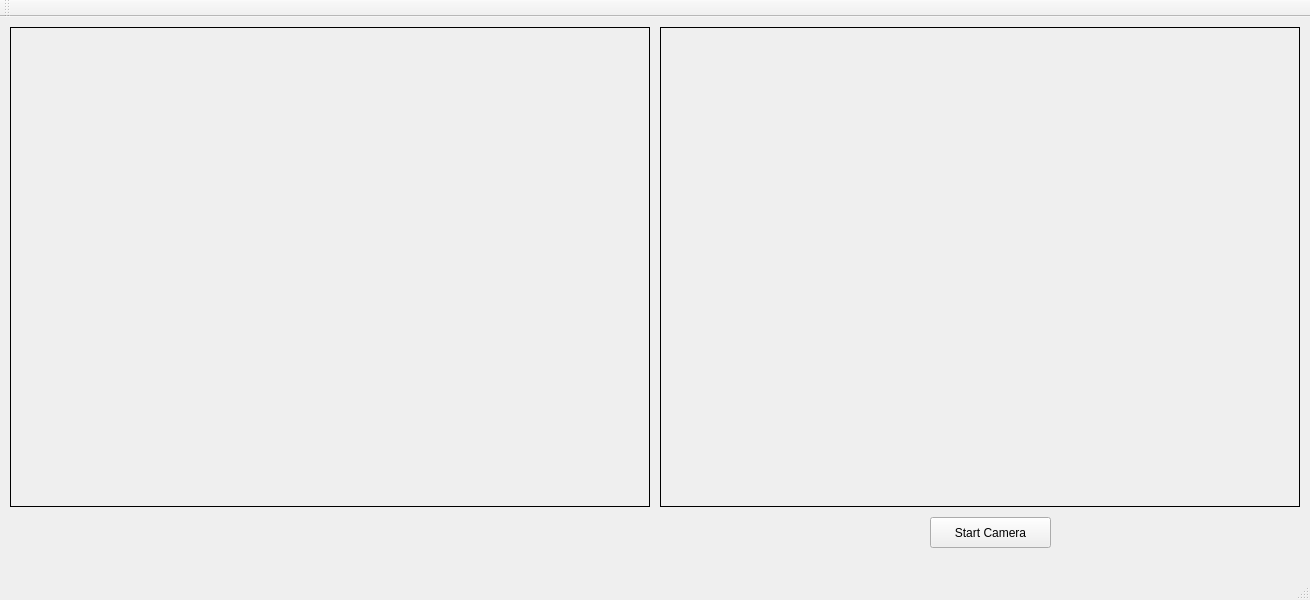
<?xml version="1.0" encoding="UTF-8"?>
<ui version="4.0">
 <class>MainWindow</class>
 <widget class="QMainWindow" name="MainWindow">
  <property name="geometry">
   <rect>
    <x>0</x>
    <y>0</y>
    <width>1310</width>
    <height>600</height>
   </rect>
  </property>
  <property name="windowTitle">
   <string>MainWindow</string>
  </property>
  <widget class="QWidget" name="centralWidget">
   <widget class="QLabel" name="lblOriginal">
    <property name="geometry">
     <rect>
      <x>10</x>
      <y>10</y>
      <width>640</width>
      <height>480</height>
     </rect>
    </property>
    <property name="frameShape">
     <enum>QFrame::Box</enum>
    </property>
    <property name="text">
     <string/>
    </property>
   </widget>
   <widget class="QLabel" name="lblProcessed">
    <property name="geometry">
     <rect>
      <x>660</x>
      <y>10</y>
      <width>640</width>
      <height>480</height>
     </rect>
    </property>
    <property name="frameShape">
     <enum>QFrame::Box</enum>
    </property>
    <property name="text">
     <string/>
    </property>
   </widget>
   <widget class="QPushButton" name="btnStartStop">
    <property name="geometry">
     <rect>
      <x>930</x>
      <y>500</y>
      <width>121</width>
      <height>31</height>
     </rect>
    </property>
    <property name="text">
     <string>Start Camera</string>
    </property>
   </widget>
  </widget>
  <widget class="QMenuBar" name="menuBar">
   <property name="geometry">
    <rect>
     <x>0</x>
     <y>0</y>
     <width>1310</width>
     <height>25</height>
    </rect>
   </property>
  </widget>
  <widget class="QToolBar" name="mainToolBar">
   <attribute name="toolBarArea">
    <enum>TopToolBarArea</enum>
   </attribute>
   <attribute name="toolBarBreak">
    <bool>false</bool>
   </attribute>
  </widget>
  <widget class="QStatusBar" name="statusBar"/>
 </widget>
 <layoutdefault spacing="6" margin="11"/>
 <resources/>
 <connections/>
</ui>
